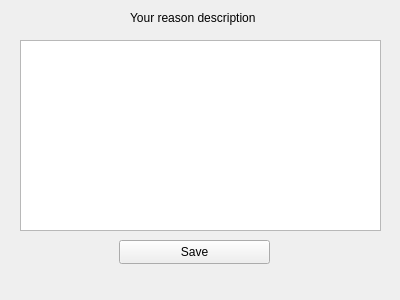
<?xml version="1.0" encoding="UTF-8"?>
<ui version="4.0">
 <class>Books_wishlist_reason_text</class>
 <widget class="QWidget" name="Books_wishlist_reason_text">
  <property name="geometry">
   <rect>
    <x>0</x>
    <y>0</y>
    <width>400</width>
    <height>300</height>
   </rect>
  </property>
  <property name="windowTitle">
   <string>Form</string>
  </property>
  <widget class="QLabel" name="label_books_reasondescription">
   <property name="geometry">
    <rect>
     <x>130</x>
     <y>10</y>
     <width>171</width>
     <height>16</height>
    </rect>
   </property>
   <property name="text">
    <string>Your reason description</string>
   </property>
  </widget>
  <widget class="QPushButton" name="pushButton_books_save_reason_description">
   <property name="geometry">
    <rect>
     <x>119</x>
     <y>240</y>
     <width>151</width>
     <height>24</height>
    </rect>
   </property>
   <property name="text">
    <string>Save</string>
   </property>
  </widget>
  <widget class="QTextEdit" name="textEdit_books_desription_reason">
   <property name="geometry">
    <rect>
     <x>20</x>
     <y>40</y>
     <width>361</width>
     <height>191</height>
    </rect>
   </property>
  </widget>
 </widget>
 <resources/>
 <connections/>
</ui>
